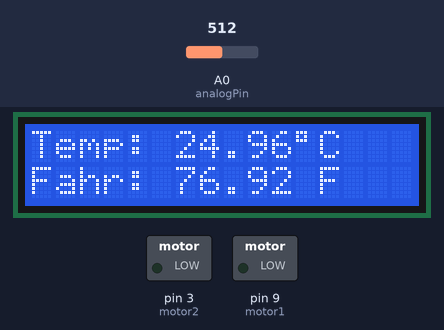
This sketch was run on a simulated Arduino Uno, built with avr-gcc and run on an emulated ATmega328P. On the bench: 16×2 character LCD, switched loads named in the sketch (green lamp = pin HIGH). The test bench sets the inputs (shaded band); at power-on: A0 (analogPin) = 512.

Above: at 1.2 s.
1.3 s: A0 (analogPin) set to 350
At 1.6 s:
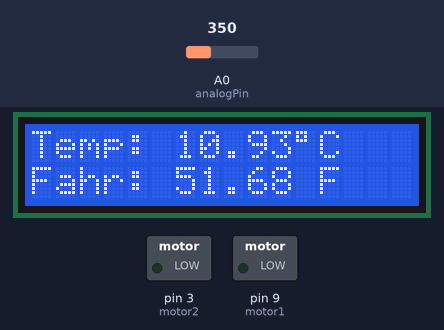
2.8 s: A0 (analogPin) set to 327
At 4.0 s:
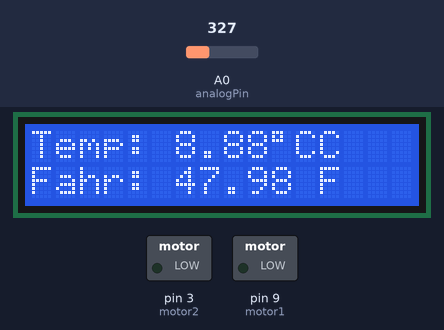
4.3 s: A0 (analogPin) set to 247
At 5.2 s:
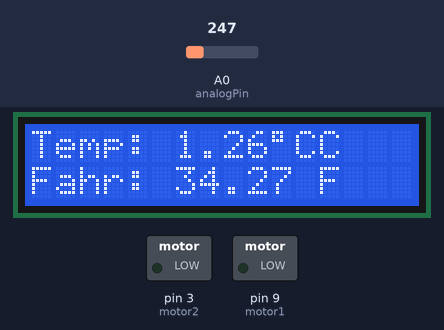
5.8 s: A0 (analogPin) set to 220
At 6.3 s:
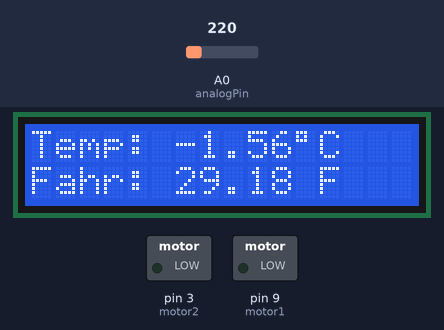
7.3 s: A0 (analogPin) set to 149
At 8.5 s:
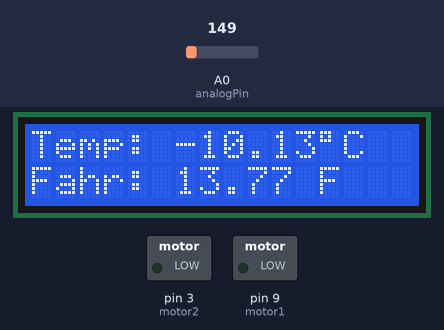
8.8 s: A0 (analogPin) set to 120
At 10.0 s:
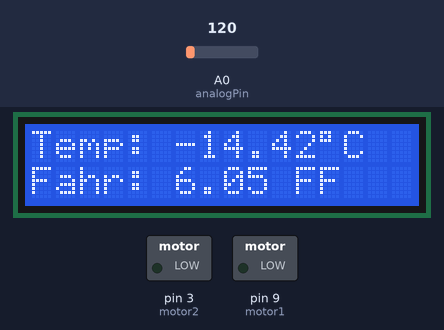
Timing chart, 0 to 11.3 s (numbered marks = the images above; inputs shaded):
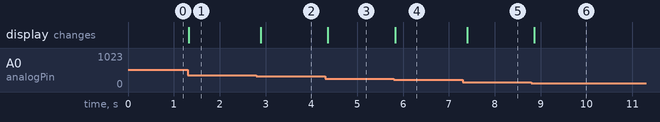

The sketch:

Arduino_Device_Code.ino
```cpp
#include <LiquidCrystal.h>

LiquidCrystal lcd(4, 6, 10, 11, 12, 13);

#define analogPin  A0
#define beta 3950
#define resistance 10
#define rotation 250

const int motor1 = 9;
const int motor2 = 3;

void setup()
{

  lcd.begin(16, 2);
  lcd.clear();

  pinMode(motor1,OUTPUT);
  pinMode(motor2,OUTPUT);
  Serial.begin(9600);

}

void loop()
{

  long thermistorValue = analogRead(analogPin);
  float celsius = beta / (log((1025.0 * 10 / thermistorValue - 10) / 10) + beta / 298.0) - 273.0;
  float fahrenheit = 1.8 * celsius + 32.0;

  lcd.setCursor(0, 0);
  lcd.print("Temp: ");
  lcd.print(celsius);
  lcd.print(char(223));
  lcd.print("C");

  lcd.setCursor(0, 1);
  lcd.print("Fahr: ");
  lcd.print(fahrenheit);
  lcd.print(" F");
  delay(100);

  if (celsius > 30.0)
  {
    fanSpin(rotation);
  }

  else
  {
    fanSpin(0);
  }

}

void fanSpin(int rotationSpeed)
{

  analogWrite(motor1,0);
  analogWrite(motor2,rotationSpeed);

}
```

Measured:
- the behaviour switches between 340 and 339 on A0 (analogPin) (found by bisection; images 1 and 2)
- the behaviour switches between 235 and 234 on A0 (analogPin) (found by bisection; images 3 and 4)
- the behaviour switches between 135 and 134 on A0 (analogPin) (found by bisection; images 5 and 6)
- after the input at 1.3 s, the display: changes at once (image 1)
- after the input at 2.8 s, the display: changes after 0.10 s (image 2)
- after the input at 4.3 s, the display: changes after 0.06 s (image 3)
- after the input at 5.8 s, the display: changes at once (image 4)
- after the input at 7.3 s, the display: changes after 0.10 s (image 5)
- after the input at 8.8 s, the display: changes after 0.07 s (image 6)
